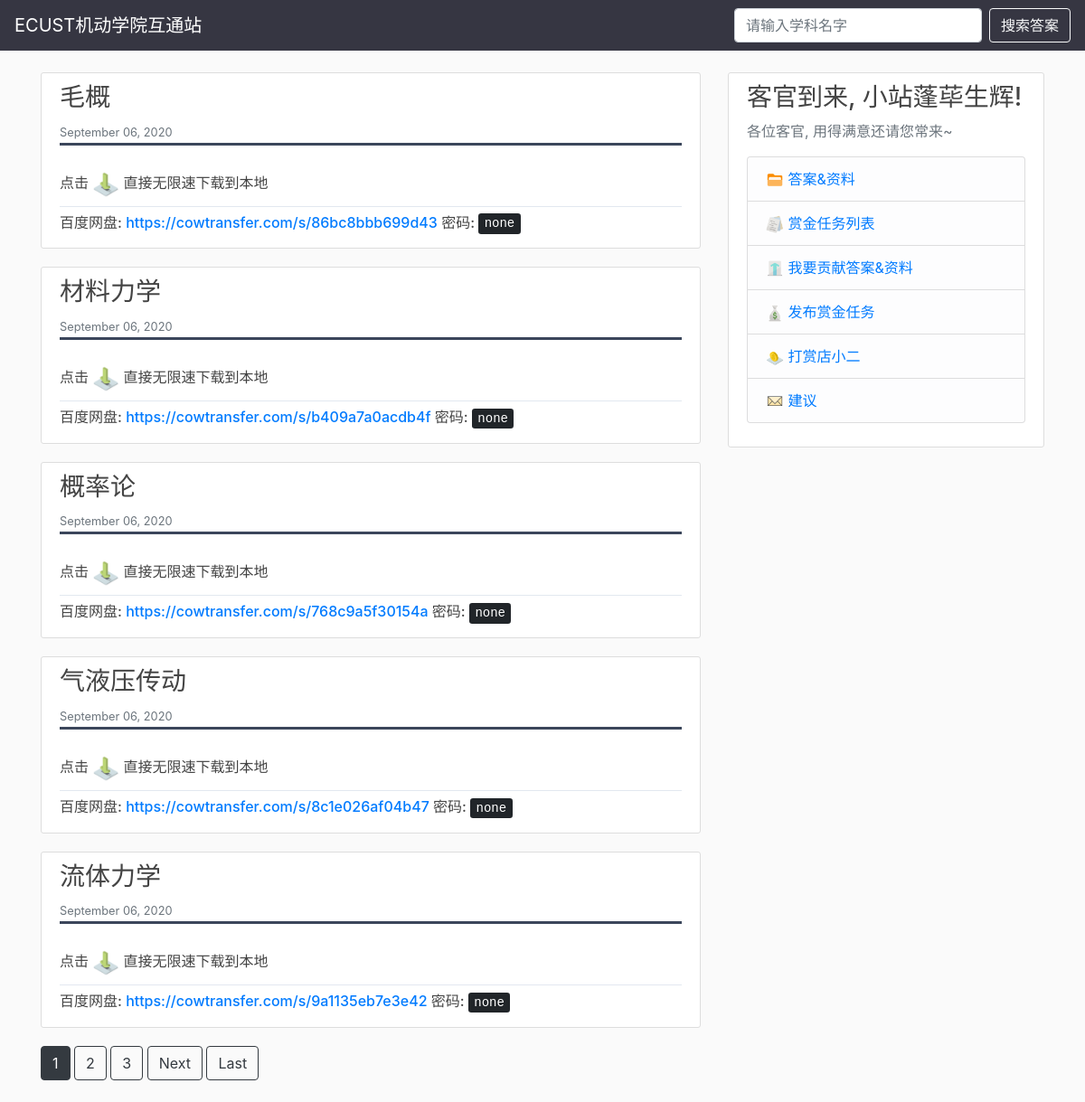
/homepage/, run on an earlier commit of the app's database.
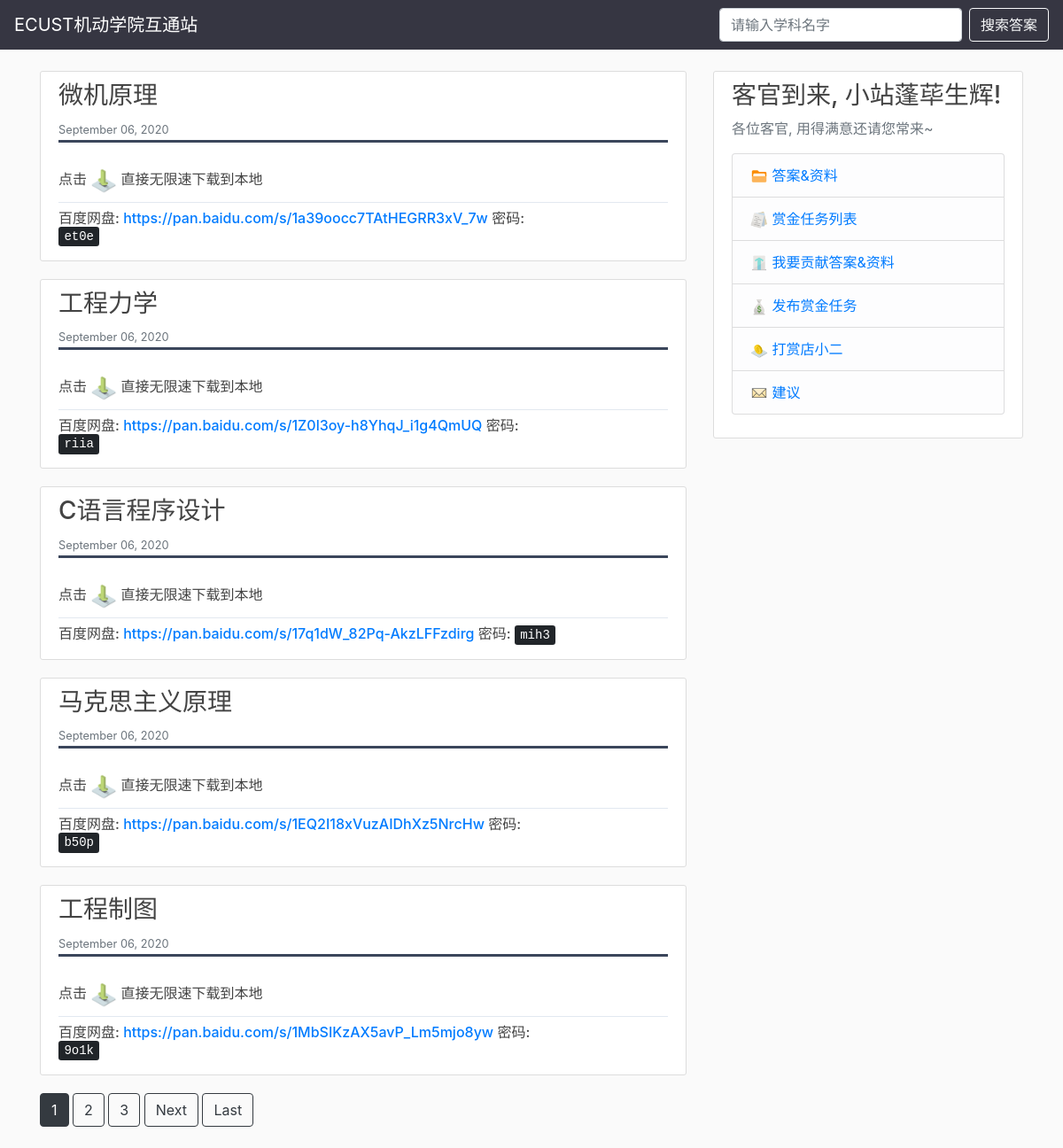
And on a later commit of the database.
### answers/models.py (models this page shows, shortened)
class Resource(models.Model):
    title = models.CharField(max_length=50)
    introduce = models.TextField()
    location = models.TextField()
    key = models.TextField()
    date_posted = models.DateTimeField(default=timezone.now)

### main_page/views.py (the view)
# urls.py: path('', views.ResourceListView.as_view(),name='home'),
class ResourceListView(ListView):
    model = Resource
    template_name = 'main_page/welcome.html'
    context_object_name = 'resources'
    ordering = ['-date_posted']
    paginate_by =  5

### main_page/templates/main_page/welcome.html (shortened to what this page needs)
{% extends 'main_page/base.html'%}
{% block content %}
{% load static %}
{% for resource in resources %}
<article class="media content-section">
    <div class="media-body">
        <div class="article-metadata">
            <h3 class="mr-2">{{ resource.title }}</h3>
            <small class="text-muted">{{ resource.date_posted|date:"F d, Y" }}</small>
        </div>
        <br>
        <div class="row">
            <div class="col-10 text-warp">
                <h6 class="text-break">
                    点击
                    <a href="{{ resource.introduce}}">
                        <img src="{% static 'tip/download.png'%}" width="30" height="30" alt="" loading="lazy">
                    </a>
                    直接无限速下载到本地
                </h6>
            </div>
        </div>
        <div class="separator"></div>
        <div class="row">
            <div class="col-10 text-warp">
                <h6 class="text-break">百度网盘: <a href="{{ resource.location}}">{{ resource.location}}</a>
                    密码: <kbd>{{ resource.key}}</kbd>
                </h6>
            </div>
        </div>
    </div>
</article>
{% endfor %}
{% for num in page_obj.paginator.page_range %}
{% if page_obj.number == num %}
<a class="btn btn-dark mb-4" href="?page={{ num }}">{{ num }}</a>
{% elif num > page_obj.number|add:'-3' and num < page_obj.number|add:'3' %}
<a class="btn btn-outline-dark mb-4" href="?page={{ num }}">{{ num }}</a>
{% endif %}
{% endfor %}
{% if page_obj.has_next %}
<a class="btn btn-outline-dark mb-4" href="?page={{ page_obj.next_page_number }}">Next</a>
<a class="btn btn-outline-dark mb-4" href="?page={{ page_obj.paginator.num_pages }}">Last</a>
{% endif %}
{% endblock content %}

What changed in the data, as far as the page shows it:
removed Resource: title "毛概", date_posted "September 06, 2020", location "https://cowtransfer.com/s/86bc8bbb699d43", key "none"
removed Resource: title "材料力学", date_posted "September 06, 2020", location "https://cowtransfer.com/s/b409a7a0acdb4f", key "none"
removed Resource: title "概率论", date_posted "September 06, 2020", location "https://cowtransfer.com/s/768c9a5f30154a", key "none"
removed Resource: title "气液压传动", date_posted "September 06, 2020", location "https://cowtransfer.com/s/8c1e026af04b47", key "none"
removed Resource: title "流体力学", date_posted "September 06, 2020", location "https://cowtransfer.com/s/9a1135eb7e3e42", key "none"
added Resource: title "微机原理", date_posted "September 06, 2020", location "https://pan.baidu.com/s/1a39oocc7TAtHEGRR3xV_7w", key "et0e"
added Resource: title "工程力学", date_posted "September 06, 2020", location "https://pan.baidu.com/s/1Z0l3oy-h8YhqJ_i1g4QmUQ", key "riia"
added Resource: title "C语言程序设计", date_posted "September 06, 2020", location "https://pan.baidu.com/s/17q1dW_82Pq-AkzLFFzdirg", key "mih3"
added Resource: title "马克思主义原理", date_posted "September 06, 2020", location "https://pan.baidu.com/s/1EQ2I18xVuzAIDhXz5NrcHw", key "b50p"
added Resource: title "工程制图", date_posted "September 06, 2020", location "https://pan.baidu.com/s/1MbSIKzAX5avP_Lm5mjo8yw", key "9o1k"
